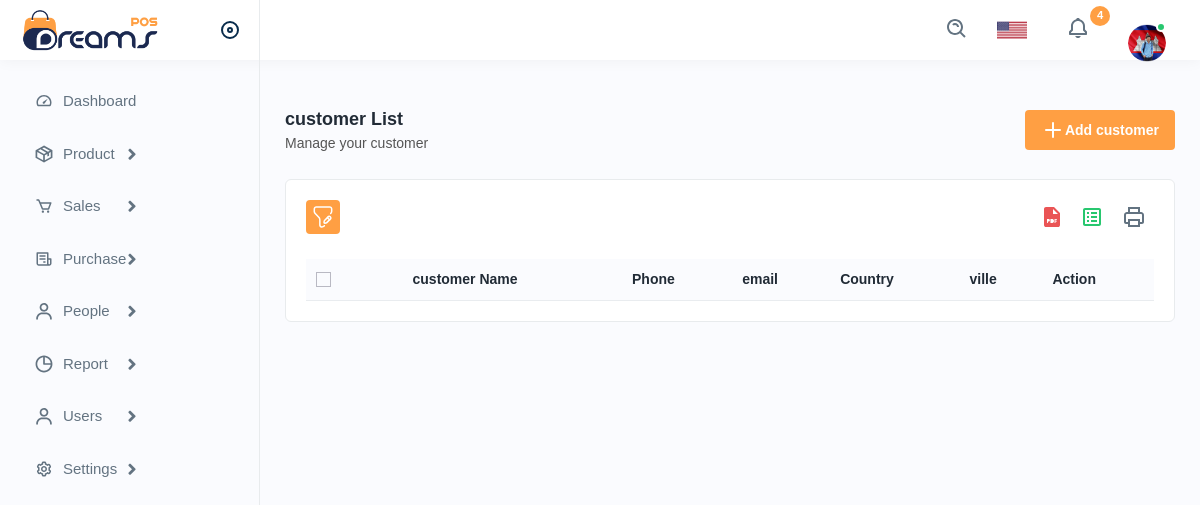
Before: /clients/customerlist.php with the older database file.
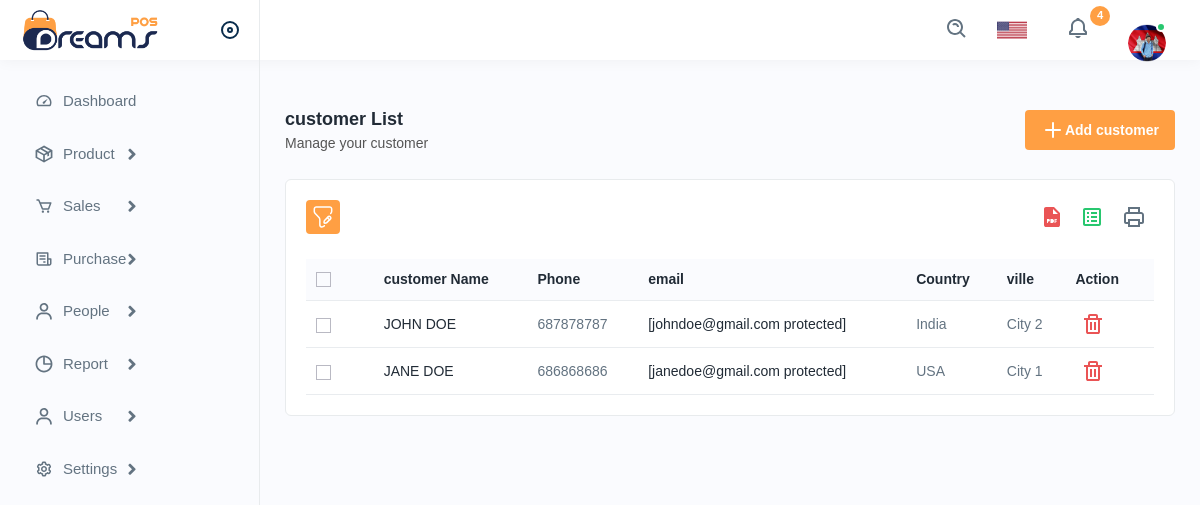
After: the same page with the newer database file.
### tables this page shows
CREATE TABLE `customer` (
  `id_c` int(11) NOT NULL,
  `name_customer` varchar(30) NOT NULL,
  `email_customer` varchar(30) NOT NULL,
  `phone_customer` int(30) NOT NULL,
  `country_customer` varchar(30) NOT NULL,
  `city_customer` varchar(30) NOT NULL
);

### clients/customerlist.php (the view, shortened to what the changed rows need)
﻿<?php
include('../inc/connect.php');
class Customer
{
    private $pdo;
    public function __construct(PDO $pdo)
    {
        $this->pdo = $pdo;
    }
    public function getAllC()
    {
        $stmt = $this->pdo->query('SELECT * FROM customer');
        return $stmt->fetchAll(PDO::FETCH_ASSOC);
    }
}
$client = new Customer($pdo);
$clients = $client->getAllC();
?>
<!DOCTYPE html>
<html lang="en">
<head>
    <link rel="stylesheet" href="../assets/css/bootstrap.min.css">
    <link rel="stylesheet" href="../assets/css/animate.css">
    <link rel="stylesheet" href="../assets/plugins/select2/css/select2.min.css">
    <link rel="stylesheet" href="../assets/css/dataTables.bootstrap4.min.css">
    <link rel="stylesheet" href="../assets/plugins/fontawesome/css/fontawesome.min.css">
    <link rel="stylesheet" href="../assets/plugins/fontawesome/css/all.min.css">
    <link rel="stylesheet" href="../assets/css/style.css">
</head>
<body>
    <div class="page-wrapper">
        <div class="content">
            <div class="card">
                <div class="card-body">
                    <div class="table-responsive">
                        <table class="table datanew">
                            <thead>
                                <tr>
                                    <th>
                                        <label class="checkboxs">
                                            <span class="checkmarks"></span>
                                        </label>
                                    </th>
                                    <th>customer Name</th>
                                    <th>Phone</th>
                                    <th>email</th>
                                    <th>Country</th>
                                    <th>ville</th>
                                    <th>Action</th>
                                </tr>
                            </thead>
                            <tbody>
                                <?php foreach ($clients as $client) : ?>
                                    <tr>
                                        <td>
                                            <label class="checkboxs">
                                                <span class="checkmarks"></span>
                                            </label>
                                        </td>
                                        <td>
                                            <a href="javascript:void(0);"><?php echo $client['name_customer']; ?></a>
                                        </td>
                                        <td><?php echo $client['phone_customer']; ?></td>
                                        <td><a href="/cdn-cgi/l/email-protection" class="__cf_email__" data-cfemail="bad0d5d2d4fadfc2dbd7cad6df94d9d5d7">[<?php echo $client['email_customer']; ?>&#160;protected]</a></td>
                                        <td><?php echo $client['country_customer']; ?></td>
                                        <td><?php echo $client['city_customer']; ?></td>
                                        <td>
                                            <form method="post" action="deletecustomer.php">
                                                <button type="submit" name="delete" - class="me-3 border-0 bg-transparent confirm-text" href="javascript:void(0);">
                                                    <img src="../assets/img/icons/delete.svg" alt="img">
                                                </button>
                                            </form>
                                        </td>
                                    </tr>
                                <?php endforeach; ?>
                            </tbody>
                        </table>
                    </div>
                </div>
            </div>
        </div>
    </div>
</body>
</html>

Changed rows visible on the page:
added customer: name_customer "JOHN DOE", phone_customer "687878787", email_customer "johndoe@gmail.com", country_customer "India", city_customer "City 2"
added customer: name_customer "JANE DOE", phone_customer "686868686", email_customer "janedoe@gmail.com", country_customer "USA", city_customer "City 1"
